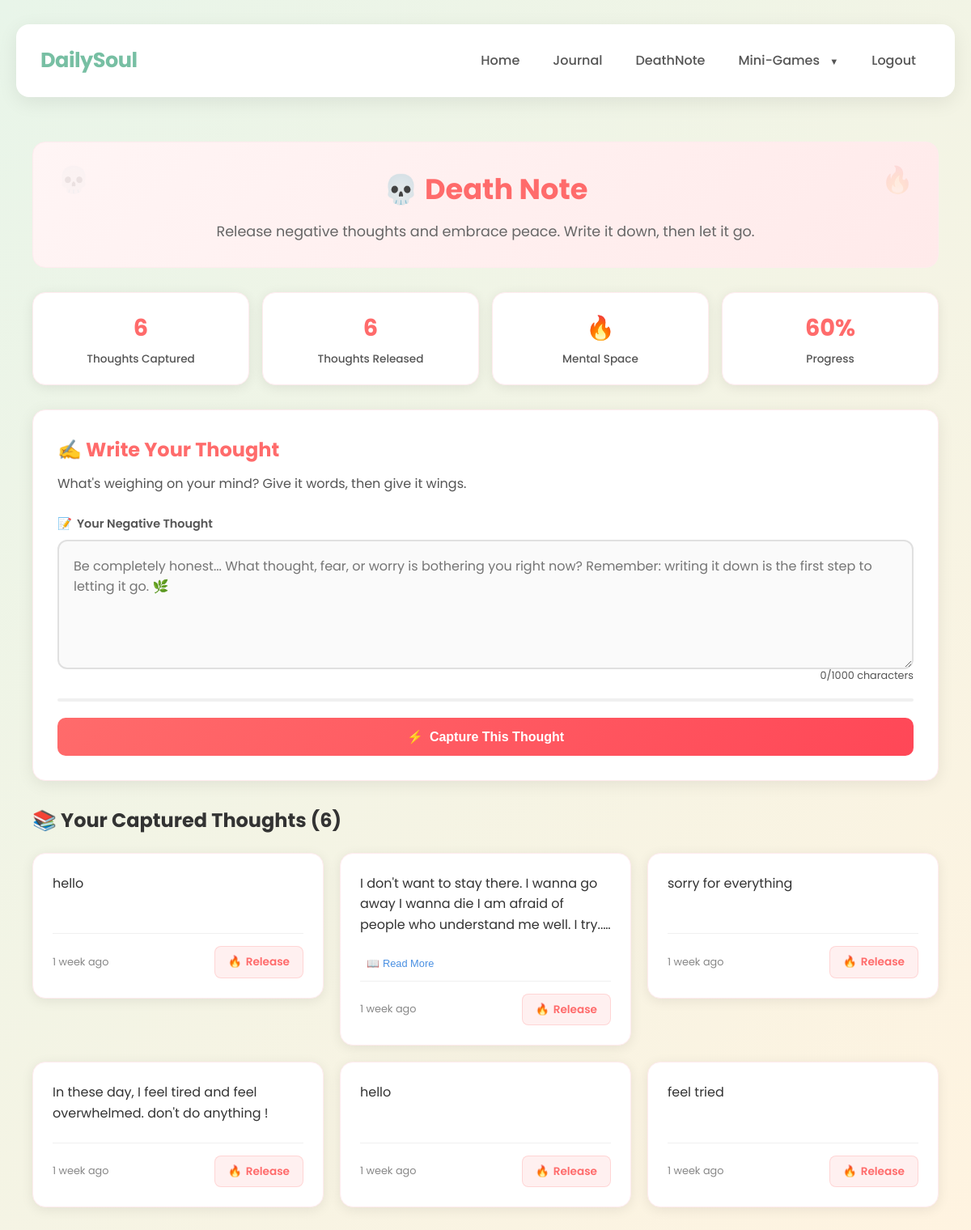
Screenshot of /deathnote/ (signed in) with the database file from the repository.
### DailySoul/models.py (models this page shows, shortened)
class DeathNoteEntry(models.Model):
    user = models.ForeignKey(User, on_delete=models.CASCADE)
    content = models.TextField()
    mood = models.CharField(max_length=100, blank=True, null=True)
    created_at = models.DateTimeField(auto_now_add=True)

### DailySoul/views.py (the view, shortened to what this page needs)
# urls.py: path('deathnote/', views.deathnote, name='death_note'),
@login_required
def deathnote(request):
    delete_id = request.GET.get('delete')
    notes = DeathNoteEntry.objects.filter(user=request.user).order_by('-created_at')
    context = {
        'notes': notes
    }
    return render(request, 'death_note.html', context)

### DailySoul/templates/death_note.html (shortened to what this page needs)
{% extends 'base.html' %}
{% load static %}
{% block content %}
<div class="deathnote-container">
  <div class="deathnote-header">
    <h1>💀 Death Note</h1>
    <p>Release negative thoughts and embrace peace. Write it down, then let it go.</p>
  </div>
  <div class="stats-container">
    <div class="stat-card">
      <span class="stat-number">{{ notes|length }}</span>
      <div class="stat-label">Thoughts Captured</div>
    </div>
    <div class="stat-card">
      <span class="stat-number">{{ notes|length|add:"0" }}</span>
      <div class="stat-label">Thoughts Released</div>
    </div>
    <div class="stat-card">
      <span class="stat-number">{% if notes %}🔥{% else %}✨{% endif %}</span>
      <div class="stat-label">Mental Space</div>
    </div>
    <div class="stat-card">
      <span class="stat-number">{% widthratio notes|length 10 100 %}%</span>
      <div class="stat-label">Progress</div>
    </div>
  </div>
  <div class="deathnote-card">
    <h2 style="color: #ff6b6b; margin-bottom: 10px;">✍️ Write Your Thought</h2>
    <p style="color: var(--muted); margin: 0;">What's weighing on your mind? Give it words, then give it wings.</p>
    <form method="POST" class="write-form">
      <div class="form-group">
        <label for="content">
          <span>📝</span>
          Your Negative Thought
        </label>
        <textarea
          name="content"
          id="content"
          placeholder="Be completely honest... What thought, fear, or worry is bothering you right now? Remember: writing it down is the first step to letting it go. 🌿"
          required
          maxlength="1000"
        ></textarea>
        <div class="char-counter">
          <span id="char-count">0</span>/1000 characters
        </div>
        <div class="progress-bar">
        </div>
      </div>
      <button type="submit" class="btn">
        <span>⚡</span>
        Capture This Thought
      </button>
    </form>
  </div>
  {% if notes %}
  <h2 style="color: #333; margin-bottom: 20px; font-size: 1.5rem;">
    <span>📚</span>
    Your Captured Thoughts ({{ notes|length }})
  </h2>
  <div class="notes-list">
    {% for note in notes %}
    <div class="note" id="note-{{ note.id }}">
      <div class="note-content">{{ note.content }}</div>
      {% if note.content|length > 150 %}
      <button class="expand-btn" onclick="toggleExpand('{{ note.id }}')">
        <span>📖</span>
        <span class="expand-text">Read More</span>
      </button>
      {% endif %}
      <div class="note-meta">
        <div style="display: flex; align-items: center; flex-wrap: wrap; gap: 8px;">
          <span style="font-size: 0.8rem; color: #888;">
            {{ note.created_at|timesince }} ago
          </span>
        </div>
        <a href="?delete={{ note.id }}" class="delete-btn" onclick="return confirmDelete('{{ note.id }}')">
          <span>🔥</span> Release
        </a>
      </div>
    </div>
    {% endfor %}
  </div>
  {% else %}
  <div class="no-note">
    <div class="icon">✨</div>
    <p>Your mind is clear and peaceful</p>
    <p class="subtext">No negative thoughts captured - enjoy this moment of mental clarity</p>
  </div>
  {% endif %}
</div>
{% endblock %}

### DailySoul/templates/base.html (shortened to what this page needs)
{% load static %}
<!DOCTYPE html>
<html lang="en">
<head>
</head>
<body>
  <div class="page-container">
    <nav class="navbar" role="navigation" aria-label="Main Navigation">
      <div style="display:flex; align-items:center; gap:12px;">
        <h2 class="logo">DailySoul</h2>
      </div>
      <div class="nav-links" aria-hidden="false">
        <ul>
          <li><a href="{% url 'dashboard' %}">Home</a></li>
          <li><a href="/journal/">Journal</a></li>
          <li><a href="/deathnote/">DeathNote</a></li>
          <li class="mega-menu-item">
            <a href="{% url 'dashboard' %}#miniGamesSection" id="miniGamesNav">
              Mini-Games <span class="arrow-down" aria-hidden="true">▼</span>
            </a>
          </li>
          <li><a href="{% url 'logout' %}">Logout</a></li>
        </ul>
      </div>
    </nav>
    <main>
      {% block content %}{% endblock %}
    </main>
  </div>
</body>
</html>

### DailySoul/templates/base.html (style rules this page uses)
:root { --bg1: #e8f5e9; --bg2: #fff3e0; --accent: #77bfa3; --accent-dark: #5fa88d; --accent-light: #e8f5e9; --muted: #555; --muted-light: #777; --card-bg: #ffffff; --radius: 16px; --radius-lg: 20px; --tarot-width: 280px; --tarot-height: 480px; --max-container-width: 1400px; }
* { box-sizing: border-box; margin: 0; padding: 0; }
html, body { height: 100%; font-family: 'Poppins', sans-serif; scroll-behavior: smooth; overflow-x: hidden; }
body { background: linear-gradient(135deg, var(--bg1), var(--bg2)); color: #222; line-height: 1.6; min-height: 100vh; }
.page-container { display: flex; flex-direction: column; align-items: center; min-height: 100vh; padding: 30px 20px 40px; width: 100%; }
main { max-width: var(--max-container-width); width: 100%; margin: 0 auto; flex: 1; }
.navbar { width: 100%; max-width: var(--max-container-width); display: flex; justify-content: space-between; align-items: center; background-color: var(--card-bg); padding: 20px 30px; border-radius: var(--radius); box-shadow: 0 6px 25px rgba(0, 0, 0, 0.08); margin-bottom: 35px; position: relative; z-index: 1000; }
.navbar .logo { color: var(--accent); font-weight: 700; font-size: 1.6rem; letter-spacing: -0.5px; }
.nav-links { display: flex; align-items: center; }
.nav-links ul { list-style: none; display: flex; margin: 0; padding: 0; align-items: center; gap: 5px; }
.nav-links li { position: relative; }
.nav-links a { text-decoration: none; color: var(--muted); padding: 12px 18px; font-weight: 500; font-size: 1rem; transition: all 0.3s ease; border-radius: 8px; display: block; white-space: nowrap; }
.mega-menu-item { position: relative; }
.arrow-down { font-size: 0.7em; margin-left: 8px; line-height: 1; transition: transform 0.3s ease; display: inline-block; }

### rows the page displays
DeathNoteEntry: content "hello", created_at "1 week"
DeathNoteEntry: content "I don't want to stay there. I wanna go away I wanna die I am afraid of people who understand me well. I…", created_at "1 week"
DeathNoteEntry: content "sorry for everything", created_at "1 week"
DeathNoteEntry: content "In these day, I feel tired and feel overwhelmed. don't do anything !", created_at "1 week"
DeathNoteEntry: content "hello", created_at "1 week"
DeathNoteEntry: content "feel tried", created_at "1 week"

### other values shown
{{ notes|length }} "6"
{{ notes|length|add:"0" }} "6"
